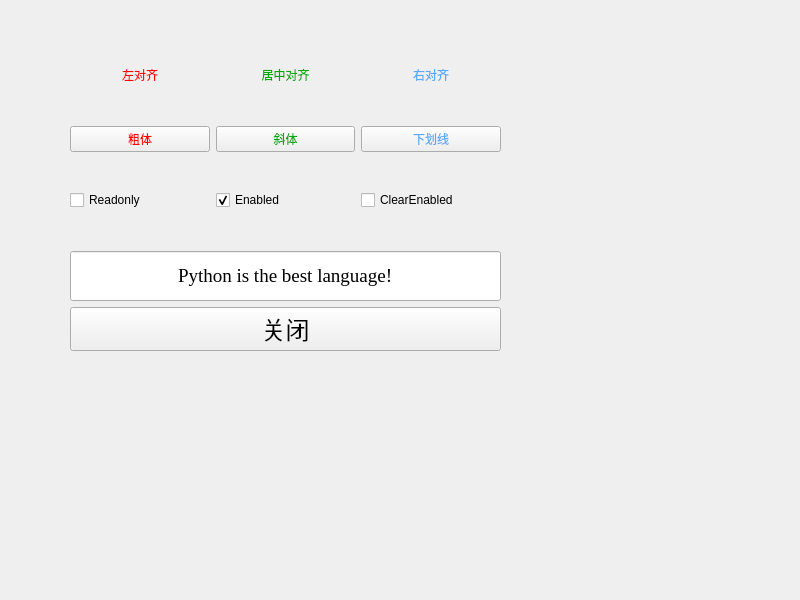
<?xml version="1.0" encoding="UTF-8"?>
<ui version="4.0">
 <class>QPushButton_Use</class>
 <widget class="QWidget" name="QPushButton_Use">
  <property name="geometry">
   <rect>
    <x>0</x>
    <y>0</y>
    <width>800</width>
    <height>600</height>
   </rect>
  </property>
  <property name="windowTitle">
   <string>QPushButton_Use</string>
  </property>
  <widget class="QWidget" name="">
   <property name="geometry">
    <rect>
     <x>70</x>
     <y>30</y>
     <width>431</width>
     <height>321</height>
    </rect>
   </property>
   <layout class="QVBoxLayout" name="verticalLayout_4">
    <item>
     <layout class="QVBoxLayout" name="verticalLayout_3">
      <item>
       <layout class="QVBoxLayout" name="verticalLayout">
        <item>
         <widget class="QSplitter" name="splitter">
          <property name="orientation">
           <enum>Qt::Horizontal</enum>
          </property>
          <widget class="QWidget" name="">
           <layout class="QVBoxLayout" name="verticalLayout_2">
            <item>
             <layout class="QHBoxLayout" name="horizontalLayout">
              <item>
               <widget class="QPushButton" name="btn_left">
                <property name="styleSheet">
                 <string notr="true">font: 10pt &quot;楷体&quot;;
color: rgb(255, 0, 0);</string>
                </property>
                <property name="text">
                 <string>左对齐</string>
                </property>
                <property name="icon">
                 <iconset resource="QPushButton_use.qrc">
                  <normaloff>:/images/images/508.bmp</normaloff>:/images/images/508.bmp</iconset>
                </property>
                <property name="checkable">
                 <bool>true</bool>
                </property>
                <property name="autoExclusive">
                 <bool>true</bool>
                </property>
                <property name="autoDefault">
                 <bool>false</bool>
                </property>
                <property name="default">
                 <bool>false</bool>
                </property>
                <property name="flat">
                 <bool>true</bool>
                </property>
               </widget>
              </item>
              <item>
               <widget class="QPushButton" name="btn_middle">
                <property name="styleSheet">
                 <string notr="true">color: rgb(0, 170, 0);
font: 10pt &quot;楷体&quot;;</string>
                </property>
                <property name="text">
                 <string>居中对齐</string>
                </property>
                <property name="icon">
                 <iconset resource="QPushButton_use.qrc">
                  <normaloff>:/images/images/510.bmp</normaloff>:/images/images/510.bmp</iconset>
                </property>
                <property name="checkable">
                 <bool>true</bool>
                </property>
                <property name="autoExclusive">
                 <bool>true</bool>
                </property>
                <property name="autoDefault">
                 <bool>false</bool>
                </property>
                <property name="default">
                 <bool>false</bool>
                </property>
                <property name="flat">
                 <bool>true</bool>
                </property>
               </widget>
              </item>
              <item>
               <widget class="QPushButton" name="btn_right">
                <property name="styleSheet">
                 <string notr="true">font: 10pt &quot;楷体&quot;;
color: rgb(85, 170, 255);</string>
                </property>
                <property name="text">
                 <string>右对齐</string>
                </property>
                <property name="icon">
                 <iconset resource="QPushButton_use.qrc">
                  <normaloff>:/images/images/512.bmp</normaloff>:/images/images/512.bmp</iconset>
                </property>
                <property name="checkable">
                 <bool>true</bool>
                </property>
                <property name="autoExclusive">
                 <bool>true</bool>
                </property>
                <property name="autoDefault">
                 <bool>false</bool>
                </property>
                <property name="default">
                 <bool>false</bool>
                </property>
                <property name="flat">
                 <bool>true</bool>
                </property>
               </widget>
              </item>
             </layout>
            </item>
            <item>
             <layout class="QHBoxLayout" name="horizontalLayout_2">
              <item>
               <widget class="QPushButton" name="btn_bold">
                <property name="styleSheet">
                 <string notr="true">font: 10pt &quot;楷体&quot;;
color: rgb(255, 0, 0);
</string>
                </property>
                <property name="text">
                 <string>粗体</string>
                </property>
                <property name="icon">
                 <iconset resource="QPushButton_use.qrc">
                  <normaloff>:/images/images/500.bmp</normaloff>:/images/images/500.bmp</iconset>
                </property>
                <property name="checkable">
                 <bool>true</bool>
                </property>
                <property name="autoExclusive">
                 <bool>false</bool>
                </property>
                <property name="autoDefault">
                 <bool>false</bool>
                </property>
                <property name="default">
                 <bool>false</bool>
                </property>
                <property name="flat">
                 <bool>false</bool>
                </property>
               </widget>
              </item>
              <item>
               <widget class="QPushButton" name="btn_italic">
                <property name="styleSheet">
                 <string notr="true">color: rgb(0, 170, 0);
font: 10pt &quot;楷体&quot;;</string>
                </property>
                <property name="text">
                 <string>斜体</string>
                </property>
                <property name="icon">
                 <iconset resource="QPushButton_use.qrc">
                  <normaloff>:/images/images/502.bmp</normaloff>:/images/images/502.bmp</iconset>
                </property>
                <property name="checkable">
                 <bool>true</bool>
                </property>
                <property name="autoExclusive">
                 <bool>false</bool>
                </property>
                <property name="autoDefault">
                 <bool>false</bool>
                </property>
                <property name="default">
                 <bool>false</bool>
                </property>
                <property name="flat">
                 <bool>false</bool>
                </property>
               </widget>
              </item>
              <item>
               <widget class="QPushButton" name="btn_underline">
                <property name="styleSheet">
                 <string notr="true">color: rgb(85, 170, 255);
font: 10pt &quot;楷体&quot;;</string>
                </property>
                <property name="text">
                 <string>下划线</string>
                </property>
                <property name="icon">
                 <iconset resource="QPushButton_use.qrc">
                  <normaloff>:/images/images/504.bmp</normaloff>:/images/images/504.bmp</iconset>
                </property>
                <property name="checkable">
                 <bool>true</bool>
                </property>
                <property name="autoExclusive">
                 <bool>false</bool>
                </property>
                <property name="autoDefault">
                 <bool>false</bool>
                </property>
                <property name="default">
                 <bool>false</bool>
                </property>
                <property name="flat">
                 <bool>false</bool>
                </property>
               </widget>
              </item>
             </layout>
            </item>
            <item>
             <layout class="QHBoxLayout" name="horizontalLayout_3">
              <item>
               <widget class="QCheckBox" name="checkBox">
                <property name="text">
                 <string>Readonly</string>
                </property>
               </widget>
              </item>
              <item>
               <widget class="QCheckBox" name="checkBox_2">
                <property name="text">
                 <string>Enabled</string>
                </property>
                <property name="checked">
                 <bool>true</bool>
                </property>
               </widget>
              </item>
              <item>
               <widget class="QCheckBox" name="checkBox_3">
                <property name="text">
                 <string>ClearEnabled</string>
                </property>
               </widget>
              </item>
             </layout>
            </item>
           </layout>
          </widget>
         </widget>
        </item>
       </layout>
      </item>
      <item>
       <widget class="QLineEdit" name="editInput">
        <property name="minimumSize">
         <size>
          <width>0</width>
          <height>50</height>
         </size>
        </property>
        <property name="font">
         <font>
          <family>Times New Roman</family>
          <pointsize>14</pointsize>
         </font>
        </property>
        <property name="text">
         <string>Python is the best language!</string>
        </property>
        <property name="cursorPosition">
         <number>28</number>
        </property>
        <property name="alignment">
         <set>Qt::AlignCenter</set>
        </property>
       </widget>
      </item>
     </layout>
    </item>
    <item>
     <widget class="QPushButton" name="Btnclose">
      <property name="minimumSize">
       <size>
        <width>40</width>
        <height>20</height>
       </size>
      </property>
      <property name="font">
       <font>
        <family>楷体</family>
        <pointsize>18</pointsize>
       </font>
      </property>
      <property name="text">
       <string>关闭</string>
      </property>
     </widget>
    </item>
   </layout>
  </widget>
 </widget>
 <resources>
  <include location="QPushButton_use.qrc"/>
 </resources>
 <connections>
  <connection>
   <sender>Btnclose</sender>
   <signal>clicked()</signal>
   <receiver>QPushButton_Use</receiver>
   <slot>close()</slot>
   <hints>
    <hint type="sourcelabel">
     <x>274</x>
     <y>330</y>
    </hint>
    <hint type="destinationlabel">
     <x>268</x>
     <y>385</y>
    </hint>
   </hints>
  </connection>
 </connections>
</ui>
